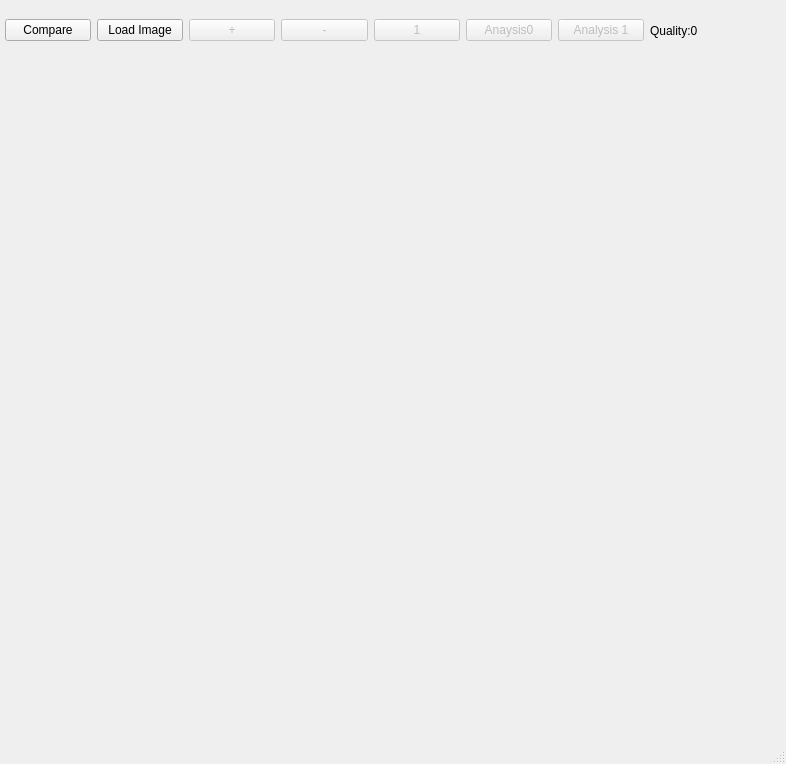
<?xml version="1.0" encoding="UTF-8"?>
<ui version="4.0">
 <class>IrisAnalysisUI</class>
 <widget class="QMainWindow" name="IrisAnalysisUI">
  <property name="geometry">
   <rect>
    <x>0</x>
    <y>0</y>
    <width>786</width>
    <height>764</height>
   </rect>
  </property>
  <property name="windowTitle">
   <string>MainWindow</string>
  </property>
  <widget class="QWidget" name="centralwidget">
   <widget class="QLabel" name="imageView">
    <property name="geometry">
     <rect>
      <x>10</x>
      <y>115</y>
      <width>596</width>
      <height>371</height>
     </rect>
    </property>
    <property name="autoFillBackground">
     <bool>true</bool>
    </property>
    <property name="text">
     <string/>
    </property>
   </widget>
   <widget class="QLabel" name="imageFileName">
    <property name="geometry">
     <rect>
      <x>10</x>
      <y>60</y>
      <width>491</width>
      <height>36</height>
     </rect>
    </property>
    <property name="autoFillBackground">
     <bool>true</bool>
    </property>
    <property name="lineWidth">
     <number>1</number>
    </property>
    <property name="text">
     <string/>
    </property>
    <property name="wordWrap">
     <bool>true</bool>
    </property>
   </widget>
   <widget class="QWidget" name="horizontalLayoutWidget">
    <property name="geometry">
     <rect>
      <x>5</x>
      <y>10</y>
      <width>731</width>
      <height>41</height>
     </rect>
    </property>
    <layout class="QHBoxLayout" name="horizontalLayout">
     <item>
      <widget class="QPushButton" name="compareBtn">
       <property name="text">
        <string>Compare</string>
       </property>
      </widget>
     </item>
     <item>
      <widget class="QPushButton" name="loadImageBtn">
       <property name="text">
        <string>Load Image</string>
       </property>
      </widget>
     </item>
     <item>
      <widget class="QPushButton" name="zoomInBtn">
       <property name="enabled">
        <bool>false</bool>
       </property>
       <property name="text">
        <string>+</string>
       </property>
      </widget>
     </item>
     <item>
      <widget class="QPushButton" name="zoomOutBtn">
       <property name="enabled">
        <bool>false</bool>
       </property>
       <property name="text">
        <string>-</string>
       </property>
      </widget>
     </item>
     <item>
      <widget class="QPushButton" name="scale1Btn">
       <property name="enabled">
        <bool>false</bool>
       </property>
       <property name="text">
        <string>1</string>
       </property>
      </widget>
     </item>
     <item>
      <widget class="QPushButton" name="analysis0Btn">
       <property name="enabled">
        <bool>false</bool>
       </property>
       <property name="text">
        <string>Anaysis0</string>
       </property>
      </widget>
     </item>
     <item>
      <widget class="QPushButton" name="analysis1Btn">
       <property name="enabled">
        <bool>false</bool>
       </property>
       <property name="text">
        <string>Analysis 1</string>
       </property>
      </widget>
     </item>
     <item>
      <widget class="QLabel" name="qualityValue">
       <property name="autoFillBackground">
        <bool>true</bool>
       </property>
       <property name="text">
        <string>Quality:0</string>
       </property>
      </widget>
     </item>
    </layout>
   </widget>
  </widget>
  <widget class="QMenuBar" name="menubar">
   <property name="geometry">
    <rect>
     <x>0</x>
     <y>0</y>
     <width>786</width>
     <height>22</height>
    </rect>
   </property>
  </widget>
  <widget class="QStatusBar" name="statusbar"/>
 </widget>
 <tabstops>
  <tabstop>loadImageBtn</tabstop>
  <tabstop>zoomInBtn</tabstop>
  <tabstop>zoomOutBtn</tabstop>
  <tabstop>scale1Btn</tabstop>
  <tabstop>analysis0Btn</tabstop>
  <tabstop>analysis1Btn</tabstop>
 </tabstops>
 <resources/>
 <connections/>
</ui>
